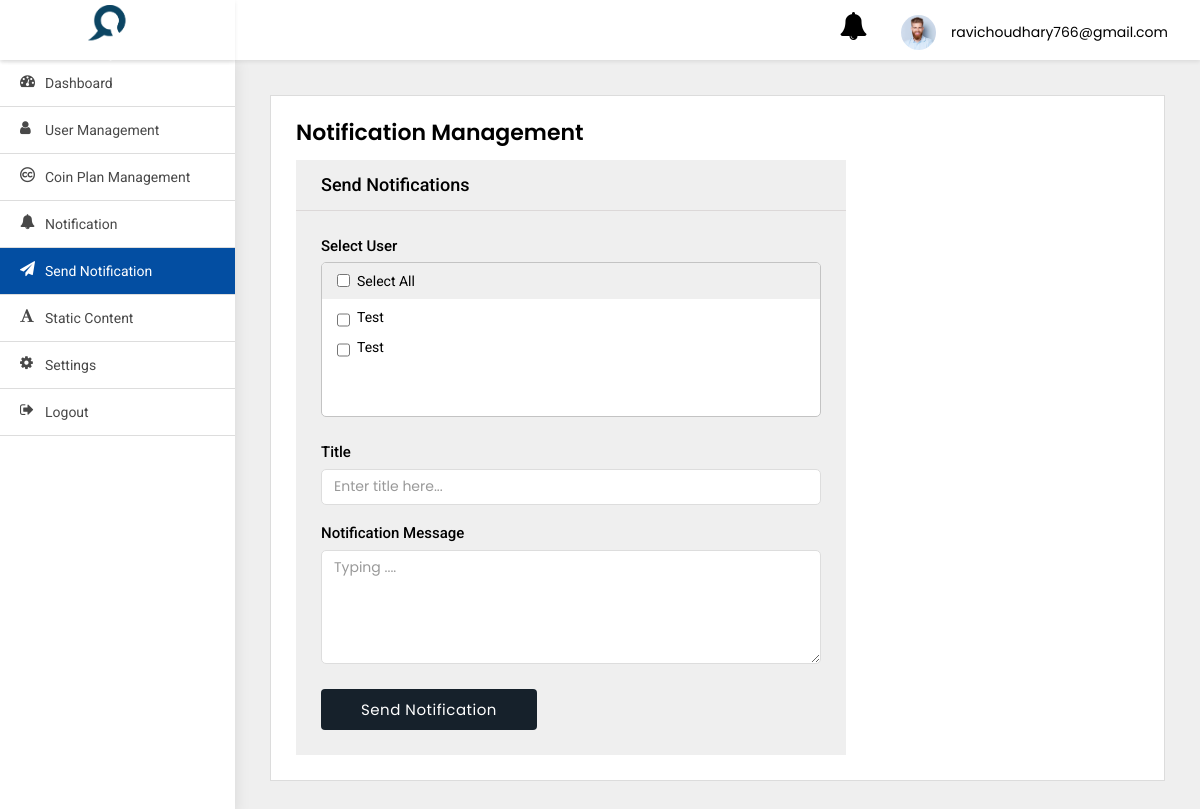
/adminpanel/send-notification/ (signed in), run on an earlier commit of the app's database.
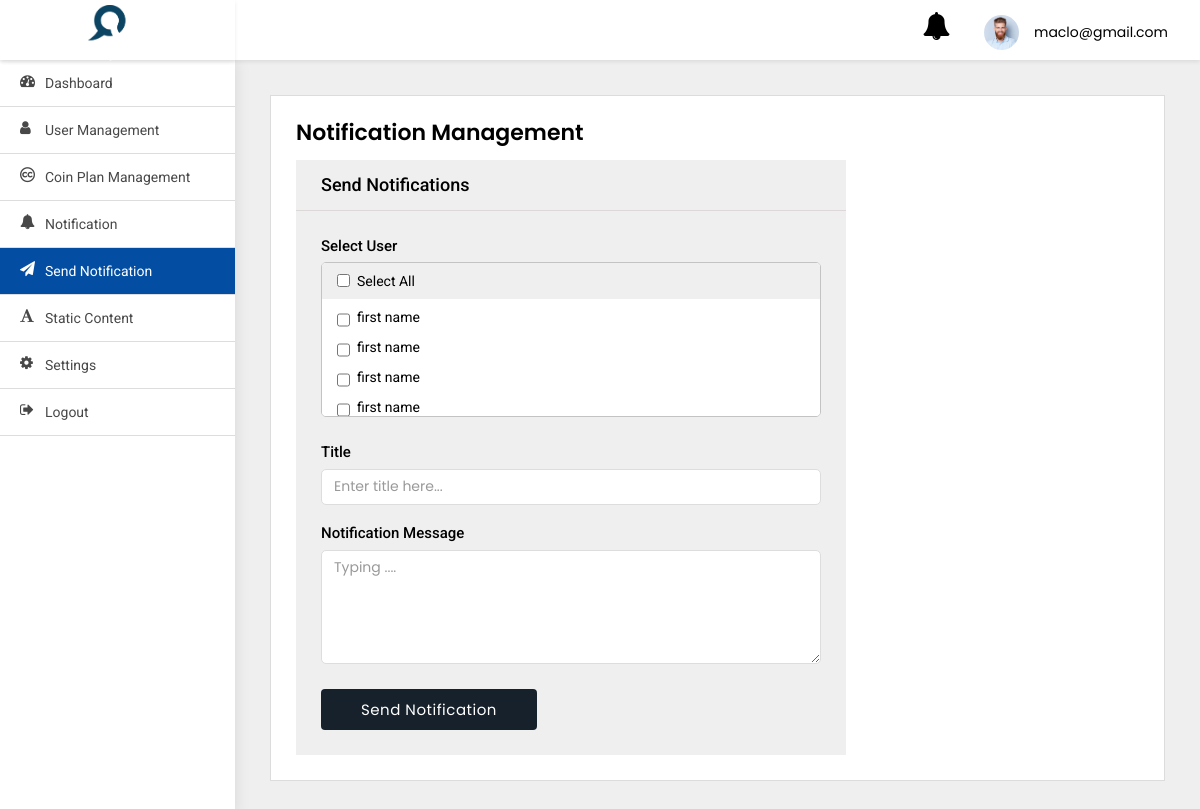
And on a later commit of the database.
### adminpanel/models.py (models this page shows)
class User(AbstractBaseUser, PermissionsMixin):
    first_name = models.CharField(default='first name', max_length=100)
    last_name = models.CharField(default='', max_length=100, null=True, blank=True)
    email = models.CharField(default='', max_length=255, unique=True)
    country_code = models.CharField(default='+91', max_length=10)
    phone_number = models.CharField(default='', max_length=13)
    profile_pic = models.ImageField(default='default_profile.png', null=True, blank=True)
    device_token = models.CharField(default='', max_length=500, null=True, blank=True)
    remember_me = models.BooleanField(default=False)
    password = models.CharField(default='123456', max_length=100)
    confirm_password = models.CharField(default='123456', max_length=100)
    created_at = models.DateTimeField(auto_now_add=True)
    is_active = models.BooleanField(default=True)
    is_staff = models.BooleanField(default=False)
    is_blocked = models.BooleanField(default=False)
    objects = UserManager()
    USERNAME_FIELD = 'email'
    class Meta:
        ordering = ('-created_at',)

### adminpanel/views.py (the view, shortened to what this page needs)
# urls.py: path('send-notification/', SendNotification.as_view(),
class SendNotification(LoginRequiredMixin, View):
    model = UserNotification
    form_class = UserNotificationForm
    login_url = 'adminpanel:login'
    def get(self, request, *args, **kwargs):
        users = User.objects.all().exclude(is_superuser=True)
        context = {
            "users": users
        }
        return render(self.request, 'send-notification.html', context)

### adminpanel/templates/send-notification.html (shortened to what this page needs)
{% extends 'base.html' %}
{% block body %}
<div class="WrapperArea">
    <div class="WrapperBox">
        <div class="Small-Wrapper">
            <h4 class="Title">Notification Management</h4>
            <div class="NotificationArea">
                <div class="NotificationForm">
                    <h4>Send Notifications</h4>
                    <form method="post">
                        <div class="form-group">
                            <label>Select User</label>
                            <ul class="Multiple" id="table">
                                <li><label><input type="checkbox" id="selectAll" class="main">Select All</label></li>
                                {% for user in users %}
                                <li><label><input class="checkbox" type="checkbox" name="to" id="checkbox"
                                                  value="{{user.id}}">{{user.first_name}}</label>
                                </li>
                                {% endfor %}
                            </ul>
                        </div>
                        <div class="form-group">
                            <label>Title</label>
                            <input type="text" class="form-control desc" id="title" name="title" placeholder="Enter title here...">
                            <br>
                            <label>Notification Message</label>
                            <textarea rows="5" class="form-control desc" placeholder="Typing ...."
                                      id="message" name="body"></textarea>
                        </div>
                        <button id="send" class="btn btn-info" onclick="bulkNotification()"><span id="send_btn">Send Notification</span>
                        </button>
                    </form>
                </div>
            </div>
        </div>
    </div>
</div>
{% endblock body %}

### adminpanel/templates/base.html (shortened to what this page needs)
{% load static %}
<html lang="en">
<head>
    <link type="text/css" rel="stylesheet" href="{% static 'adminpanel/css/style.css' %}">
</head>
<body>
<div class="Header">
    <div class="Logo">
        <img src="{% static 'adminpanel/images/logo_splash.png' %}">
    </div>
    <div class="Navigation">
        <div class="header-notifications">
            <a href="{% url 'adminpanel:notification' %}">
                <i class="fa fa-bell fa-2x" aria-hidden="true"></i>
            </a>
        </div>
        <div class="Avater">
            <a href="javascript:void(0);">
                <figure><img src="{% static 'adminpanel/images/profile.jpg' %}"></figure>
                {{user}} </a>
        </div>
    </div>
</div>
<div class="SidenavBar">
    <ul>
        <li class="nav-item nav-link {% if request.resolver_match.view_name  == 'adminpanel:dashboard' %}active{% endif %}">
            <a href="{% url 'adminpanel:dashboard'  %}">
                <span><i class="fa fa-tachometer"></i></span> Dashboard
            </a>
        </li>
        <li class="nav-item nav-link {% if request.resolver_match.view_name  == 'adminpanel:users-list' %}active{% endif %}">
            <a href="{% url 'adminpanel:users-list' %}">
                <span><i class="fa fa-user"></i></span> User Management
            </a>
        </li>
        <li class="nav-item nav-link {% if request.resolver_match.view_name  == 'adminpanel:coin-plan-list' %}active{% endif %}">
            <a href="{% url 'adminpanel:coin-plan-list' %}">
                <span><i class="fa fa-creative-commons"></i></span> Coin Plan Management
            </a>
        </li>
        <li class="nav-item nav-link {% if request.resolver_match.view_name  == 'adminpanel:notification' %}active{% endif %}">
            <a href="{% url 'adminpanel:notification' %}">
                <span><i class="fa fa-bell"></i></span> Notification
            </a>
        </li>
        <li class="nav-item nav-link {% if request.resolver_match.view_name  == 'adminpanel:send-notification' %}active{% endif %}">
            <a href="{% url 'adminpanel:send-notification' %}">
                <span><i class="fa fa-send"></i></span> Send Notification
            </a>
        </li>
        <li class="nav-item nav-link {% if request.resolver_match.view_name  == 'adminpanel:terms-and-condition' %}active{% endif %}">
            <a href="{% url 'adminpanel:terms-and-condition' %}">
                <span><i class="fa fa-font"></i></span> Static content
            </a>
        </li>
        <li class="nav-item nav-link {% if request.resolver_match.view_name  == 'change_password' %}active{% endif %}">
            <a href="{% url 'change_password' %}">
                <span><i class="fa fa-cog"></i></span> Settings
            </a>
        </li>
        <li class="nav-item nav-link {% if request.resolver_match.view_name  == 'logout' %}active{% endif %}">
            <a href="{% url 'logout' %}">
                <span><i class="fa fa-sign-out"></i></span> Logout
            </a>
        </li>
    </ul>
</div>
{% block body %}
{% endblock body %}
</body>
</html>

What changed in the data, as far as the page shows it:
removed User: first_name "Test"
removed User: first_name "Test"
changed User: email "ravichoudhary766@gmail.com" → "maclo@gmail.com"
added User: first_name "first name"
added User: first_name "first name"
added User: first_name "first name"
added User: first_name "first name"
